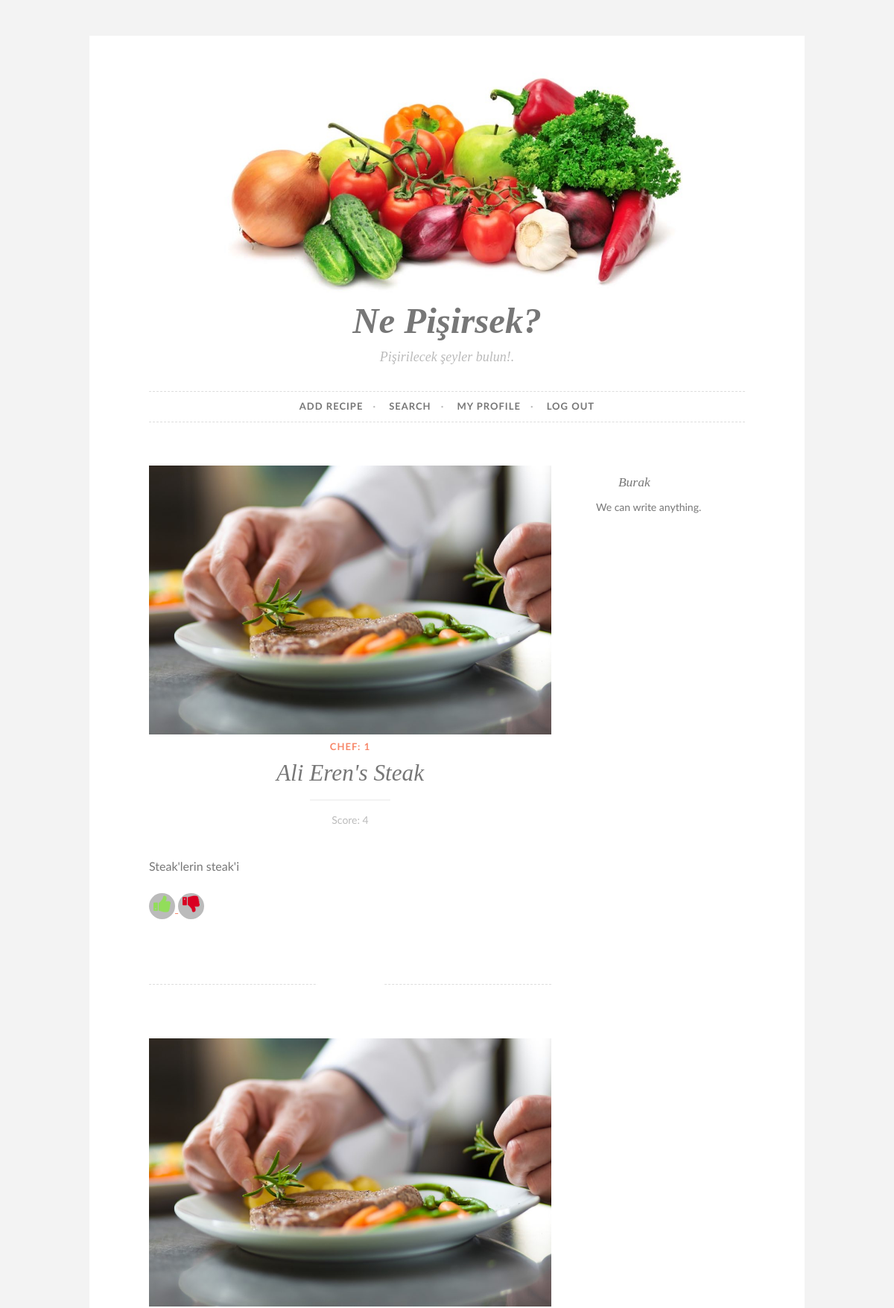
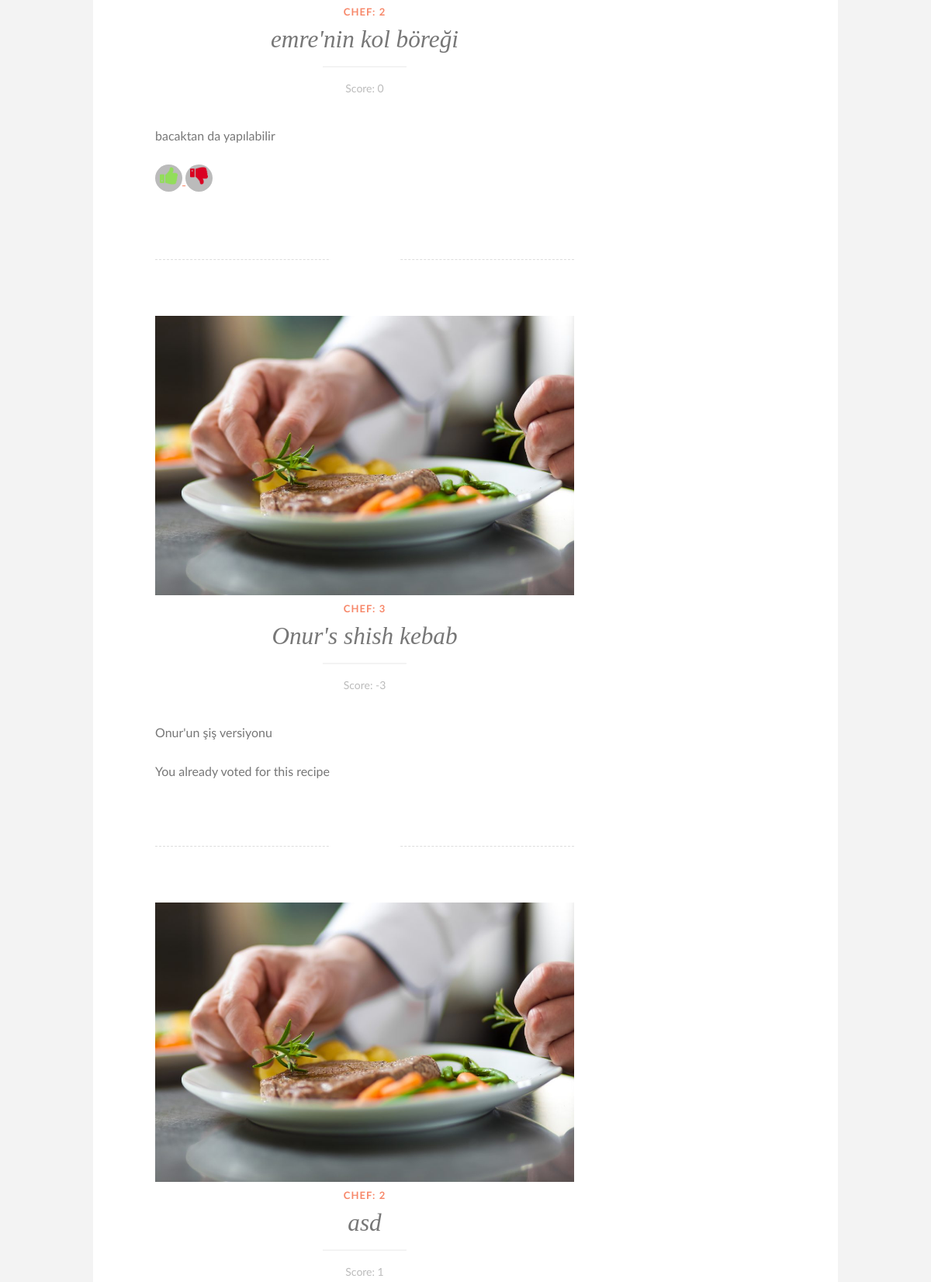
Screenshot of / (signed in, upper part) with the database file from the repository (2 pictures, top to bottom).
### main.py (models this page shows, shortened)
class Recipe(db.Model):
	__tablename__ = 'Recipe'
	id = db.Column(db.Integer, primary_key = True)
	name = db.Column(db.String(100))
	text = db.Column(db.Text)
	category_id = db.Column(db.Integer, db.ForeignKey('RecipeCategory.id'), nullable=False)
	user_id = db.Column(db.Integer, db.ForeignKey('User.id'), nullable=False)
	add_date = db.Column(db.DateTime)
	last_edit_date = db.Column(db.DateTime)
	def get_score(self):
		recipe_votes = Vote.query.filter_by(recipe_id=self.id)
		score = 0
		for vote in recipe_votes:
			score += vote.value
		return score

class Vote(db.Model):
	__tablename__ = 'Vote'
	id = db.Column(db.Integer, primary_key = True)
	value = db.Column(db.Integer, nullable=False)
	recipe_id = db.Column(db.Integer, db.ForeignKey('Recipe.id'), nullable=False)
	user_id = db.Column(db.Integer, db.ForeignKey('User.id'), nullable=False)

### main.py (the view)
@app.route('/', methods=['POST', 'GET'])
def home():
	if not "logged_in" in session:
		user_logged_in = False
		session["logged_in"] = False
	else:
		user_logged_in = session["logged_in"]
	if not user_logged_in:
		return render_template('log_in.html')
	username = session["username"]
	user_id = session["user_id"]
	recipes = Recipe.query.all()
	already_voted_recipes = Vote.query.filter_by(user_id=user_id)
	already_voted_recipe_ids = [vote.recipe_id for vote in already_voted_recipes]
	return render_template('index.html', user_logged_in=user_logged_in,
	                       username=username, user_id=user_id, recipes=recipes,
	                       already_voted_recipes=already_voted_recipes, already_voted_recipe_ids=already_voted_recipe_ids)

### templates/index.html (shortened to what this page needs)
<!DOCTYPE html>
<html lang="en">
	<head>
	<link rel="stylesheet" id="all-css-0-1" href="/static/css/1.css" type="text/css" media="all">
	<link rel="stylesheet" id="button-2-fonts-css" href="/static/css/2.css" type="text/css" media="all">
	</head>
	<body class="home blog custom-background wp-custom-logo wp-embed-responsive mp6 customizer-styles-applied group-blog highlander-enabled highlander-light infinite-scroll">
		<div id="page" class="hfeed site">
			<header id="masthead" class="site-header" role="banner">
				<div class="site-branding">
					<img width="663" height="260" src="{{ url_for('static', filename='images/yemekler.jpg') }}" >
					<h1 class="site-title">Ne Pişirsek?</a></h1>
					<p class="site-description">Pişirilecek şeyler bulun!.</p>
				</div>
			</header>
			<nav id="site-navigation" class="main-navigation" role="navigation">
				<div >
					<ul >
						<li id="menu-item-271" class="menu-item menu-item-type-post_type menu-item-object-page menu-item-271"><a href="{{url_for("add_recipe")}}">Add Recipe</a></li>
						<li id="menu-item-272" class="menu-item menu-item-type-post_type menu-item-object-page menu-item-272"><a href="{{url_for("search")}}">Search</a></li>
						<li id="menu-item-273" class="menu-item menu-item-type-post_type menu-item-object-page menu-item-273"><a href="{{url_for("profile")}}">My Profile</a></li>
						<li id="menu-item-274" class="menu-item menu-item-type-post_type menu-item-object-page menu-item-274"><a href="{{url_for("log_out")}}">Log out</a></li>
					</ul>
				</div>
			</nav>
			<div id="content" class="site-content">
				<div id="primary" class="content-area">
					<main id="main" class="site-main" role="main">
						{%for recipe in recipes%}
						<article id="post-65" class="post-65 post type-post status-publish format-standard has-post-thumbnail hentry category-community tag-food tag-gardening">
						<header class="entry-header">
							<div>
									<img width="982" height="655"
										 src="static/images/signin-image.jpg"
										 class="attachment-button-2-featured size-button-2-featured wp-post-image" alt=""
										 >
							</div>
							<span class="cat-links"><a rel="category tag">Chef: {{recipe.user_id}}</a></span>
							<h1 class="entry-title">{{recipe.name}}</h1>
							<div class="entry-meta">
								<span class="posted-on">
									<a rel="bookmark">Score: {{recipe.get_score()}}</a>
								</span>
							</div>
						</header>
						<div class="entry-content">
							<p> {{recipe.text}}
							<div class="page-links">
								{% if recipe.id in already_voted_recipe_ids %}
									You already voted for this recipe
								{% elif recipe.user_id == user_id %}
									I guess you like your own recipe :)
								{% else %}
									<a href="{{url_for("vote_recipe", recipe_id=recipe.id, evaluation="like")}}">
										<span class="active-link">
											<img src="static/images/like.png" style="height: 80%; width: 80%">
										</span>
									</a>
									<a href="{{url_for("vote_recipe", recipe_id=recipe.id, evaluation="dislike")}}" >
										<span class="active-link">
											<img src="static/images/dislike.png" style="height: 80%; width: 80%" >
										</span>
									</a>
								{% endif %}
							</div>
						</div>
					</article>
						{% endfor %}
					</main>
				</div>
				<div id="secondary" class="widget-area" role="complementary">
					<aside id="text-3" class="widget widget_text"><h1 class="widget-title">{{username}}</h1>
						<div class="textwidget">We can write anything.</div>
					</aside>
				</div>
			</div>
		</div>
	</body>
</html>

### rows the page displays
Recipe: user_id "1", name "Ali Eren's Steak", get_score "4", text "Steak'lerin steak'i"
Recipe: user_id "2", name "emre'nin kol böreği", get_score "0", text "bacaktan da yapılabilir"
Recipe: user_id "3", name "Onur's shish kebab", get_score "-3", text "Onur'un şiş versiyonu", shows "You already voted for this recipe"
Recipe: user_id "2", name "asd", get_score "1"

### other values shown
{{ username }} "Burak"
